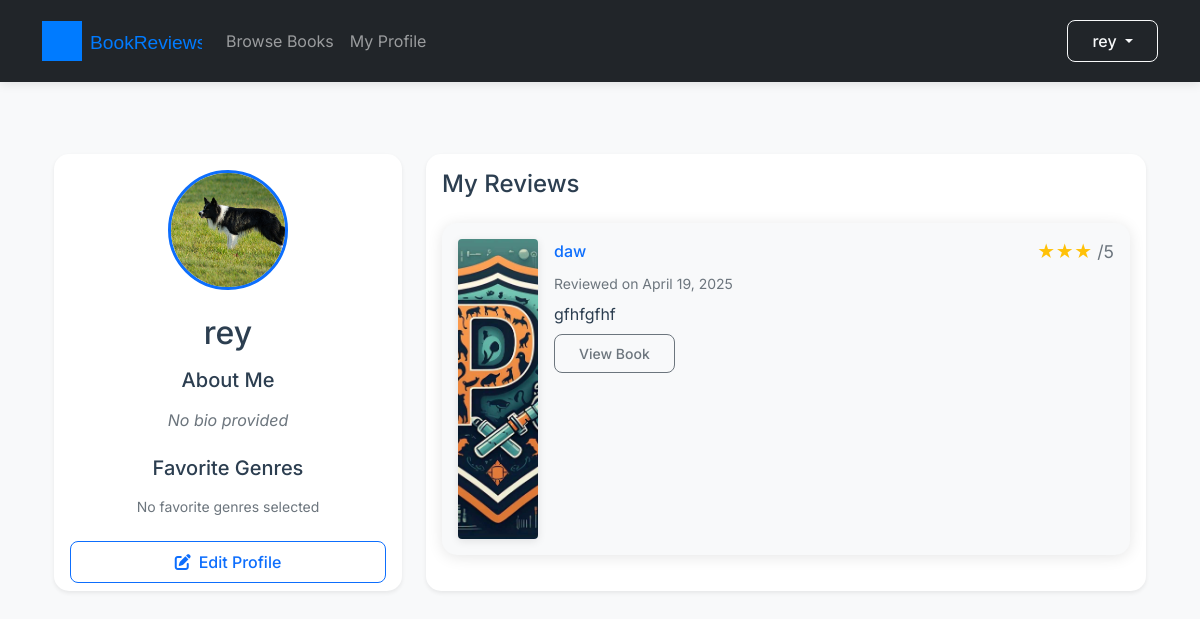
/profile/ (signed in), run on the app's committed database.
### reviews/models.py (models this page shows, shortened)
class UserProfile(models.Model):
    user = models.OneToOneField(User, on_delete=models.CASCADE)
    bio = models.TextField(blank=True)
    favorite_genres = models.ManyToManyField(Genre, blank=True)
    reading_goal = models.IntegerField(default=0)
    avatar = models.ImageField(upload_to='avatars/', blank=True, null=True)
    following = models.ManyToManyField(
        'self',
        through='UserFollowing',
        through_fields=('from_user', 'to_user'),
        symmetrical=False,
        related_name='followers'
    )

class Review(models.Model):
    book = models.ForeignKey(Book, on_delete=models.CASCADE)
    user = models.ForeignKey(User, on_delete=models.CASCADE)
    rating = models.IntegerField(
        validators=[MinValueValidator(1), MaxValueValidator(5)]
    )
    text = models.TextField()
    created_at = models.DateTimeField(auto_now_add=True)
    class Meta:
        unique_together = ('book', 'user')  # One review per user per book

class Book(models.Model):
    title = models.CharField(max_length=200)
    author = models.CharField(max_length=200)
    published_date = models.DateField()
    cover_image = models.ImageField(upload_to='book_covers/', blank=True, null=True)
    description = models.TextField(blank=True)
    genres = models.ManyToManyField(Genre, related_name='books')
    language = models.CharField(max_length=50, default='English')
    pages = models.PositiveIntegerField(null=True, blank=True)
    def get_absolute_url(self):
        return reverse('book-detail', kwargs={'pk': self.pk})

### reviews/views.py (the view)
# urls.py: path('profile/', UserProfileView.as_view(), name='user-profile'),
class UserProfileView(LoginRequiredMixin, DetailView):
    model = UserProfile
    template_name = 'reviews/user_profile.html'
    context_object_name = 'profile'
    def get_object(self):
        return UserProfile.objects.get_or_create(user=self.request.user)[0]

### reviews/templatetags/template_filters.py (called while the page is built)
@register.filter(name='repeat')
def repeat(value, times):
    return value * int(times)

### reviews/templates/reviews/user_profile.html (shortened to what this page needs)
{% extends 'reviews/base.html' %}
{% load static template_filters %}
{% block content %}
<div class="container py-5">
    <div class="row g-4">
        <div class="col-lg-4">
            <div class="card shadow-sm h-100">
                <div class="card-body text-center">
                    <div class="avatar-wrapper mb-4">
                        {% if profile.avatar %}
                            <img src="{{ profile.avatar.url }}"
                                 alt="{{ user.username }}'s avatar"
                                 class="avatar-img rounded-circle"
                                 width="120"
                                 height="120">
                        {% else %}
                            <img src="{% static 'reviews/img/default-avatar.png' %}"
                                 alt="{{ user.username }}'s avatar"
                                 class="avatar-img rounded-circle"
                                 width="120"
                                 height="120">
                        {% endif %}
                    </div>
                    <h1 class="h2 mb-3">{{ user.username }}</h1>
                    <div class="bio-section mb-4">
                        <h2 class="h5 mb-3">About Me</h2>
                        <div class="bio-content text-muted px-3">
                            {{ profile.bio|default:"<em class='text-muted'>No bio provided</em>" }}
                        </div>
                    </div>
                    <div class="genres-section">
                        <h2 class="h5 mb-3">Favorite Genres</h2>
                        <div class="d-flex flex-wrap gap-2 justify-content-center">
                            {% for genre in profile.favorite_genres.all %}
                                <a href="#" class="badge genre-badge text-decoration-none">
                                    {{ genre.name }}
                                </a>
                            {% empty %}
                                <p class="text-muted small mb-0">No favorite genres selected</p>
                            {% endfor %}
                        </div>
                    </div>
                </div>
                {% if user == request.user %}
                <div class="card-footer bg-transparent border-top-0">
                    <a href="{% url 'edit-profile' %}"
                       class="btn btn-outline-primary w-100"
                       aria-label="Edit profile">
                        <i class="fas fa-edit me-2"></i>Edit Profile
                    </a>
                </div>
                {% endif %}
            </div>
        </div>
        <div class="col-lg-8">
            <div class="card shadow-sm h-100">
                <div class="card-body">
                    <h2 class="h4 mb-4">My Reviews</h2>
                    {% if user.review_set.all %}
                        <div class="review-list">
                            {% for review in user.review_set.all %}
                                <article class="review-card card mb-3 border-0 bg-light">
                                    <div class="card-body">
                                        <div class="d-flex align-items-start">
                                            {% if review.book.cover_image %}
                                            <img src="{{ review.book.cover_image.url }}"
                                                 alt="{{ review.book.title }} cover"
                                                 class="book-cover rounded me-3"
                                                 width="80"
                                                 height="120">
                                            {% endif %}
                                            <div class="flex-grow-1">
                                                <header class="d-flex justify-content-between align-items-center mb-2">
                                                    <h3 class="h6 mb-0">
                                                        <a href="{{ review.book.get_absolute_url }}"
                                                           class="text-decoration-none">
                                                            {{ review.book.title }}
                                                        </a>
                                                    </h3>
                                                    <div class="rating-badge"
                                                         aria-label="Rating: {{ review.rating }} out of 5">
                                                        {% with "★"|repeat:review.rating as stars %}
                                                            <span class="text-warning">{{ stars }}</span>
                                                        {% endwith %}
                                                        <span class="text-muted">/5</span>
                                                    </div>
                                                </header>
                                                <div class="text-muted small mb-2">
                                                    Reviewed on {{ review.created_at|date:"F j, Y" }}
                                                </div>
                                                <div class="review-text">
                                                    {{ review.text|truncatewords:30 }}
                                                </div>
                                                <div class="mt-2">
                                                    <a href="{{ review.book.get_absolute_url }}"
                                                       class="btn btn-sm btn-outline-secondary">
                                                        View Book
                                                    </a>
                                                </div>
                                            </div>
                                        </div>
                                    </div>
                                </article>
                            {% endfor %}
                        </div>
                    {% endif %}
                </div>
            </div>
        </div>
    </div>
</div>
{% endblock %}
{% block extra_css %}
<link rel="stylesheet" href="{% static 'reviews/css/profile.css' %}">
{% endblock %}

### reviews/templates/reviews/base.html (shortened to what this page needs)
<!DOCTYPE html>
<html lang="en" data-theme="light">
<head>
    {% load static %}
    <link href="https://cdn.jsdelivr.net/npm/bootstrap@5.1.3/dist/css/bootstrap.min.css" rel="stylesheet">
    <link href="{% static 'reviews/css/style.css' %}" rel="stylesheet">
    {% block extra_css %}{% endblock %}
</head>
<body>
    <nav class="navbar navbar-expand-lg navbar-dark bg-dark">
        <div class="container">
            <a class="navbar-brand" href="{% url 'home' %}">
                <img src="{% static 'reviews/images/logo.svg' %}" alt="Book Reviews Logo">
            </a>
            <div class="collapse navbar-collapse" id="navbarNav">
                <ul class="navbar-nav me-auto">
                    <li class="nav-item">
                        <a class="nav-link" href="{% url 'book-list' %}">Browse Books</a>
                    </li>
                    {% if user.is_authenticated %}
                    <li class="nav-item">
                        <a class="nav-link" href="{% url 'user-profile' %}">My Profile</a>
                    </li>
                    {% endif %}
                </ul>
                <div class="d-flex align-items-center">
                    {% if user.is_authenticated %}
                        <div class="dropdown">
                            <button class="btn btn-outline-light dropdown-toggle" type="button" id="userMenu" data-bs-toggle="dropdown">
                                {{ user.username }}
                            </button>
                        </div>
                    {% else %}
                        <a href="{% url 'login' %}" class="btn btn-outline-light me-2">Login</a>
                        <a href="{% url 'signup' %}" class="btn btn-primary">Sign Up</a>
                    {% endif %}
                </div>
            </div>
        </div>
    </nav>
    <div class="container mt-4">
        {% block content %}{% endblock %}
    </div>
</body>
</html>

### reviews/static/reviews/css/style.css (style rules this page uses)
:root { --primary-color: #2c3e50; --secondary-color: #3498db; --accent-color: #e74c3c; --background-color: #f8f9fa; --text-color: #2c3e50; --card-shadow: 0 2px 15px rgba(0,0,0,0.1); }
body { background-color: var(--background-color); color: var(--text-color); font-family: 'Inter', system-ui, -apple-system, sans-serif; }
.navbar { box-shadow: 0 2px 10px rgba(0,0,0,0.1); padding: 1rem 0; }
.navbar-brand img { height: 40px; transition: transform 0.3s ease; }
.card { border: none; border-radius: 15px; box-shadow: var(--card-shadow); transition: transform 0.3s ease; }
.book-cover { height: 300px; object-fit: cover; border-radius: 15px 15px 0 0; }
.btn { border-radius: 8px; padding: 0.5rem 1.5rem; font-weight: 500; transition: all 0.3s ease; }

### reviews/static/reviews/css/profile.css (style rules this page uses)
.avatar-wrapper { position: relative; width: 120px; height: 120px; margin: 0 auto; }
.avatar-img { width: 100%; height: 100%; object-fit: cover; border: 3px solid var(--bs-primary); }
.book-cover { box-shadow: 0 2px 8px rgba(0,0,0,0.1); }
.review-card { transition: transform 0.2s ease; }
.rating-badge { font-size: 1.1rem; white-space: nowrap; }

### data on the page
UserProfile: avatar (picture), bio "No bio provided"
Review: book.cover_image (picture), book "daw", rating "★★★", created_at "April 19, 2025", text "gfhfgfhf"

### other printed values
{{ user.username }} "rey"
